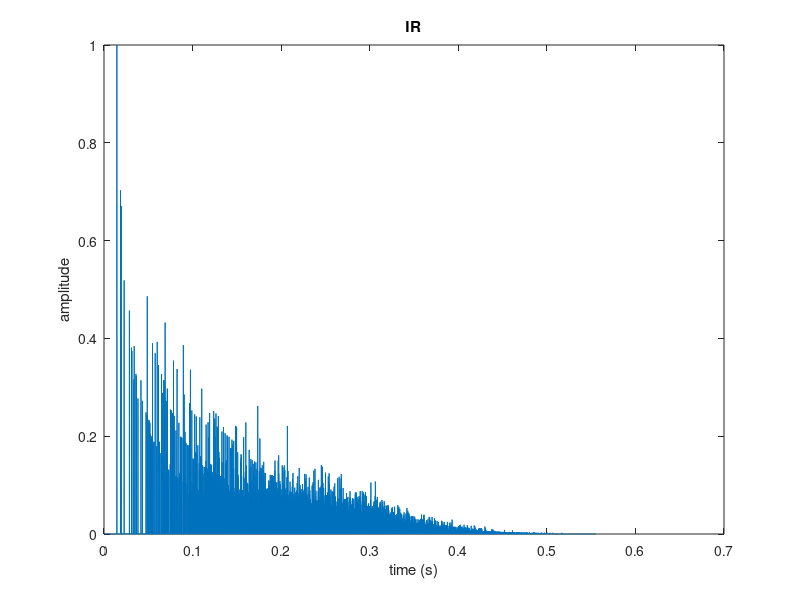

Write MATLAB code to recreate this figure.
clear all;

% This script allows more control of the individual walls' absorption
% coefficients.

Fs = 44100;
Ts = 1/Fs;
Nyq = Fs/2;

% number of reflections allowed in one dimension

N = 10;

% room dimensions

Lx = 10; 
Ly = 10;
Lz = 10;

% wall absorption coefficients [west, east, south, north, floor, ceiling]

alpha = [0.9, 0.9, 0.9, 0.9, 0.9, 0.9];

% position of source

p = 2;
q = 7;
r = 1;

% position of receiver

a = 2;
b = 4;
c = 5;

% IR calculation initializations

DELN = zeros((2*N+1),(2*N+1),(2*N+1));
G = DELN;
Nspan = (-N:N);
Aodd = Nspan*Lx-p-a;
Aeven = Nspan*Lx+p-a;
Bodd = Nspan*Ly-q-b;
Beven = Nspan*Ly+q-b;
Codd = Nspan*Lz-r-c;
Ceven = Nspan*Lz+r-c;
delnf = sqrt((((N+1)*Lx)^2)+(((N+1)*Ly)^2)+(((N+1)*Lz)^2))*Fs/343;
h = zeros(ceil(delnf),1);
ti = Fs/343;

% DELN (delay times in samples) and G (amplitudes) computation

for d=-N:N;
    for e=-N:N;
        for f=-N:N;
            if mod(d,2)==1
                A = Aodd(d+N+2);
            else
                A = Aeven(d+N+1);
            end
            if mod(e,2)==1
                B = Bodd(e+N+2);
            else
                B = Beven(e+N+1);
            end
            if mod(f,2)==1
                C = Codd(f+N+2);
            else
                C = Ceven(f+N+1);
            end
            l = sqrt((A^2)+(B^2)+(C^2));
            t = ti*l;
            w = abs(d)+abs(e)+abs(f);
            DELN(d+N+1,e+N+1,f+N+1) = round(t);
            G(d+N+1,e+N+1,f+N+1) = (((alpha(1))^((abs(d)-d)/2))*((alpha(2))^((abs(d)+d)/2))*((alpha(3))^((abs(e)-e)/2))*((alpha(4))^((abs(e)+e)/2))*((alpha(5))^((abs(f)-f)/2))*((alpha(6))^((abs(f)+f)/2)))/l; % to specify a particular wall within loop, (abs(s)+-s)/2 is used s.t. contribution is 1 for opposite wall in same dimension
            h(DELN(d+N+1,e+N+1,f+N+1)) = h(DELN(d+N+1,e+N+1,f+N+1)) + G(d+N+1,e+N+1,f+N+1);
        end
    end
end

% All reflections included check

if delnf<max(max(max(DELN)))
    disp ('DELN bad...somewhere')
elseif delnf>max(max(DELN))
    disp ('DELN all good.')
end

% plot DELN as a spatial QC. Animation moves through
% dimension varied by i

% for i=1:21
%     stem3(-N:N,-N:N,squeeze(DELN(i,:,:)))
%     drawnow
%     pause(0.1)
% end

% plot G as a spatial QC. Animation moves through
% dimension varied by i

% for i=1:21
%     surf(-N:N,-N:N,squeeze(G(i,:,:)))
%     drawnow
%     pause(0.1)
% end

% normalize IR

h = h/(norm(h,Inf));
l = length(h);

% plot impulse response

T = (0:Ts:(l-1)*Ts)';
plot(T,h)
xlabel('time (s)')
ylabel('amplitude')
title('IR')

%generate impulse response filename

Lxstr = num2str(Lx);
Lystr = num2str(Ly);
Lzstr = num2str(Lz);
alphastr = num2str(alpha);
Nstr = num2str(N);
params = strcat(Lxstr,'x',Lystr,'x',Lzstr,'_','varalpha','_N',Nstr);

%output IR as 16-bit 44.1kHz wav

audiowrite(['ir_',params,'.wav'],h,Fs,'BitsPerSample',16);




